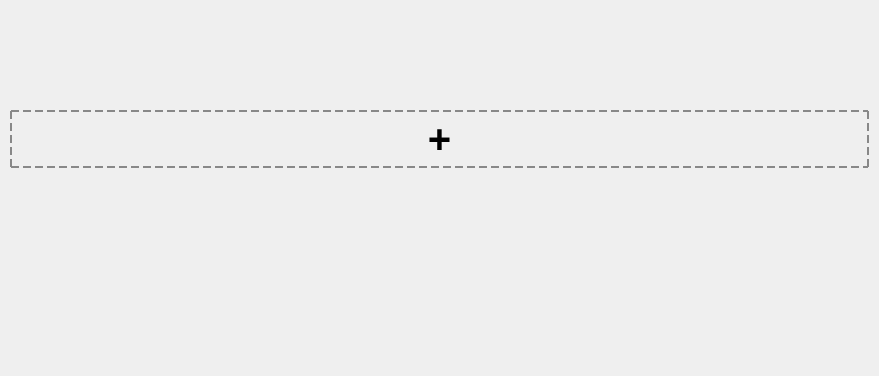
<?xml version="1.0" encoding="UTF-8"?>
<ui version="4.0">
 <class>Form</class>
 <widget class="QWidget" name="Form">
  <property name="geometry">
   <rect>
    <x>0</x>
    <y>0</y>
    <width>879</width>
    <height>376</height>
   </rect>
  </property>
  <property name="windowTitle">
   <string>Form</string>
  </property>
  <widget class="QPushButton" name="btnAddImage">
   <property name="geometry">
    <rect>
     <x>10</x>
     <y>110</y>
     <width>859</width>
     <height>58</height>
    </rect>
   </property>
   <property name="sizePolicy">
    <sizepolicy hsizetype="Expanding" vsizetype="Fixed">
     <horstretch>0</horstretch>
     <verstretch>0</verstretch>
    </sizepolicy>
   </property>
   <property name="styleSheet">
    <string notr="true">QPushButton {
    border: 2px dashed #888;
    font-size: 40px;
    font-weight: bold;
}
QPushButton:hover {
    border-color: #555;
}</string>
   </property>
   <property name="text">
    <string>+</string>
   </property>
  </widget>
 </widget>
 <resources/>
 <connections/>
</ui>
